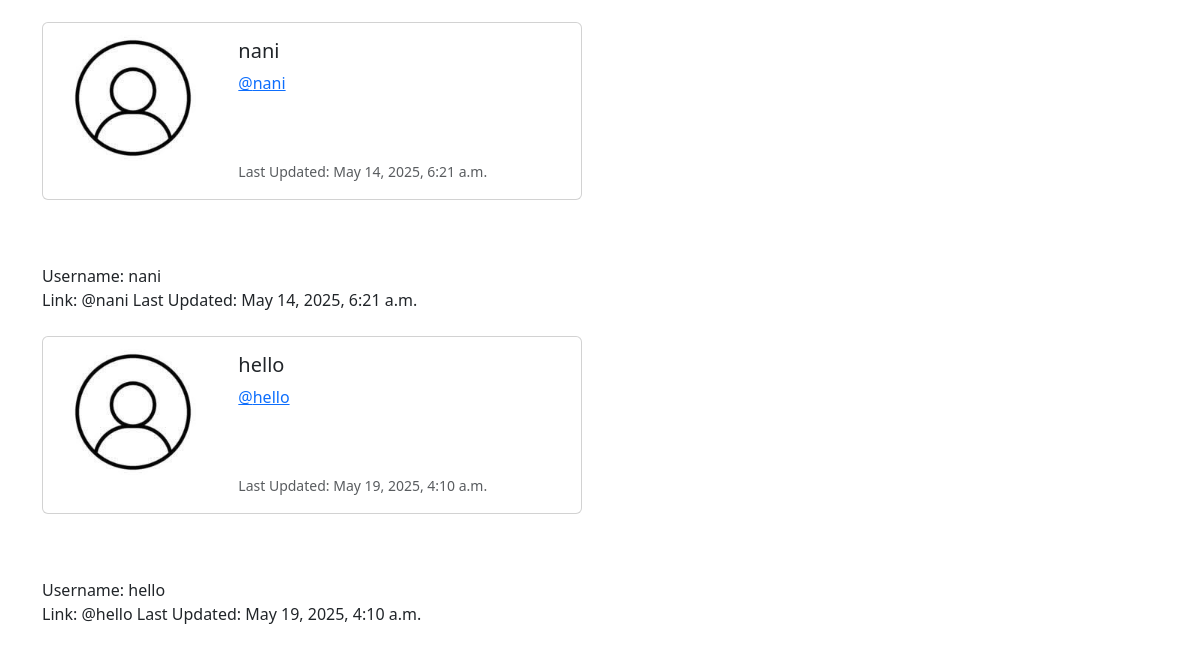
/profile_list/ (signed in, lower part), run on an earlier commit of the app's database.
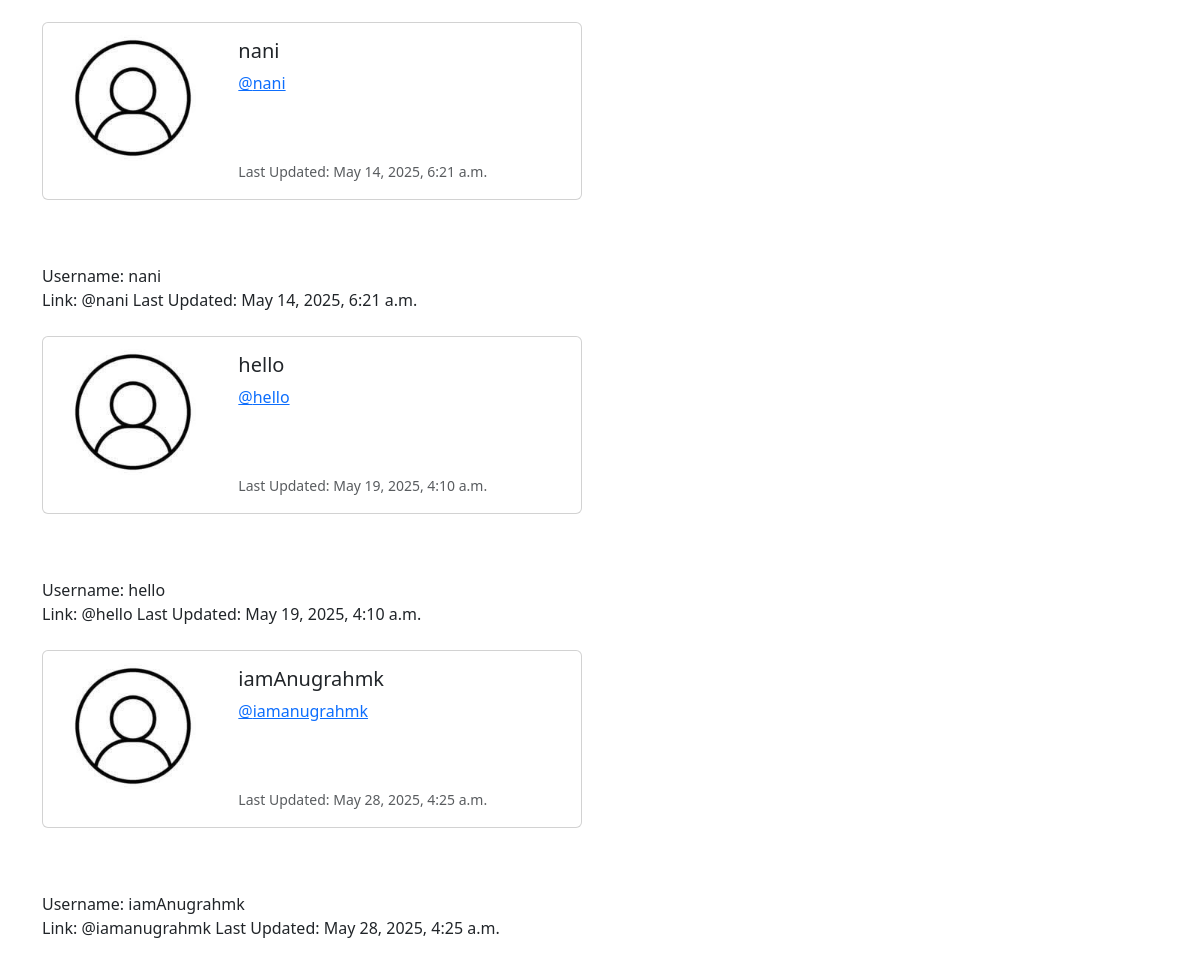
And on a later commit of the database.
### clickerapp/models.py (models this page shows, shortened)
class Profile(models.Model):
    user = models.OneToOneField(User, on_delete=models.CASCADE)
    profile_image = models.ImageField(upload_to='profile_images/', blank=True, null=True)
    follows = models.ManyToManyField("self",
                                     related_name="followed_by",
                                     symmetrical=False,
                                     blank=True)
    date_modified = models.DateTimeField(auto_now=True)
    bio = models.TextField(blank=True, null=True)

### clickerapp/views.py (the view)
# urls.py: path('profile_list/',views.profile_list, name='profile_list'),
def profile_list(request):
    if request.user.is_authenticated:
        profiles = Profile.objects.exclude(user=request.user)
        return render(request, 'profile_list.html', {"profiles": profiles})
    else:
        messages.error(request, ("You must be logged in to view profiles."))
        return redirect('home')

### template/profile_list.html (shortened to what this page needs)
{% extends 'base.html' %}
{% load static %}
{% block content %}
<br/>
{% if profiles %}
    {% for profile in profiles %}
    <div class="card mb-3" style="max-width: 540px;">
        <div class="row g-0">
          <div class="col-md-4 text-center">
            {% if profile.profile_image and profile.profile_image.url %}
                <img src="{{ profile.profile_image.url }}" class="img-fluid rounded-circle" style="width: 150px; height: 150px; object-fit: cover;" alt="Profile image">
            {% else %}
                <img src="{% static 'images/default_profile_pic.jpg' %}" class="img-fluid rounded-circle" style="width: 150px; height: 150px; object-fit: cover;" alt="Default Profile Image">
            {% endif %}
        </div>
          <div class="col-md-8">
            <div class="card-body">
              <h5 class="card-title">{{ profile.user.username }}</h5>
              <p class="card-text"><a href="{% url 'profile' profile.user.id %}">@{{ profile.user.username|lower }}</a></p>
              <br/><br/>
              <p class="card-text">
                <small class="text-muted">Last Updated: {{ profile.date_modified }}</small></p>
            </div>
          </div>
        </div>
      </div>
<br/> <br/>
            Username: {{ profile.user.username }} <br/>
            Link: @{{ profile.user.username|lower }}
            Last Updated: {{ profile.date_modified }}
            <br/><br/>
    {% endfor %}
{% endif %}
{% endblock %}

### template/base.html (shortened to what this page needs)
{% load static %}
<!doctype html>
<html lang="en"  data-bs-theme="light">
<head>
    <link href="https://cdn.jsdelivr.net/npm/bootstrap@5.3.3/dist/css/bootstrap.min.css" rel="stylesheet"
>
          <link href="https://cdnjs.cloudflare.com/ajax/libs/bootstrap-icons/1.10.5/font/bootstrap-icons.min.css" rel="stylesheet">
</head>
<body>
    <div class="container">
        <br/>
        <br/>
        <br/>
        {% block content %}
        {% endblock %}
    </div>
</body>
</html>

### template/navbar.html (shortened to what this page needs)
{% load static %}

What changed in the data, as far as the page shows it:
added Profile: user.username "iamAnugrahmk", user.username "iamanugrahmk", date_modified "May 28, 2025, 4:25 a.m."
